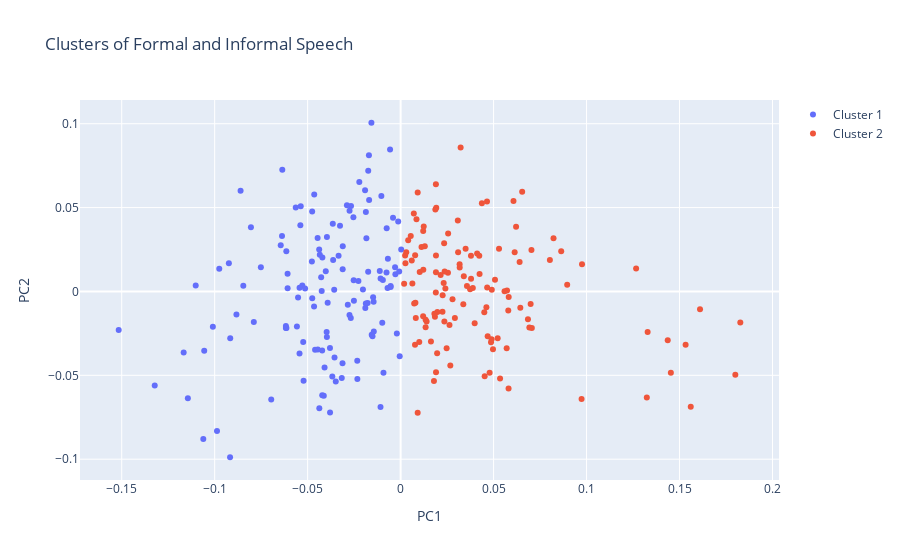

Here is the notebook cell this chart was saved with:
### Code cell
from sklearn.cluster import KMeans
from sklearn.preprocessing import StandardScaler
from sklearn.decomposition import PCA
from sklearn.metrics import silhouette_score


# concatenate the data
df_all = pd.concat([formal, informal])

def pivot_au(df):
    pivoted = df.pivot_table(index='frame', columns='face_au', values='value')
    return pivoted

pivoted = pivot_au(df_all)

# Apply PCA to reduce the dimensionality
pca = PCA(n_components=2)
pivoted_pca = pca.fit_transform(pivoted)

# Apply k-means clustering
kmeans = KMeans(n_clusters=2, random_state=42)
kmeans.fit(pivoted_pca)
clusters = kmeans.predict(pivoted_pca)

# evaluate the clustering
silhouette = silhouette_score(pivoted_pca, clusters)
print(f'Silhouette score: {silhouette}')

# Plot the clusters and the labels of informal and formal speech
# with plotly go
fig = go.Figure()

fig.add_trace(go.Scatter(x=pivoted_pca[clusters==0, 0], y=pivoted_pca[clusters==0, 1], mode='markers', name='Cluster 1'))
fig.add_trace(go.Scatter(x=pivoted_pca[clusters==1, 0], y=pivoted_pca[clusters==1, 1], mode='markers', name='Cluster 2'))
fig.add_trace(go.Scatter(x=pivoted_pca[clusters==2, 0], y=pivoted_pca[clusters==2, 1], mode='markers', name='Cluster 3'))
fig.add_trace(go.Scatter(x=pivoted_pca[clusters==3, 0], y=pivoted_pca[clusters==3, 1], mode='markers', name='Cluster 4'))

fig.update_layout(title='Clusters of Formal and Informal Speech',
                    xaxis_title='PC1',
                    yaxis_title='PC2')

fig.show()

### Figure 1 — Plotly figure (JSON) as saved in the notebook; plotly's stock layout.template omitted (floating-point values rounded to 4 significant figures; data arrays with more than 128 entries replaced by an {"elided": "..."} marker saying what was removed)
{"data": [{"mode": "markers", "name": "Cluster 1", "type": "scatter", "x": {"elided": "129 float values"}, "y": {"elided": "129 float values"}}, {"mode": "markers", "name": "Cluster 2", "type": "scatter", "x": [0.04655, 0.04904, 0.019, 0.03784, 0.02152, 0.03788, 0.03568, 0.05219, 0.01894, 0.01028, 0.01397, 0.005998, 0.01214, 0.04247, 0.08028, 0.0579, 0.02475, 0.0234, 0.008163, 0.05076, 0.03738, 0.03172, 0.07036, 0.08224, 0.007814, 0.09757, 0.04231, 0.03178, 0.07057, 0.01868, 0.03227, 0.04371, 0.03076, 0.064, 0.01902, 0.01125, 0.002591, 0.03092, 0.0122, 0.01301, 0.03495, 0.007309, 0.002434, 0.02554, 0.04114, 0.0621, 0.05293, 0.04646, 0.01898, 0.007108, 0.009181, 0.004072, 0.02547, 0.001888, 0.03399, 0.00633, 0.06924, 0.04863, 0.01846, 0.007968, 0.01212, 0.02919, 0.02791, 0.04683, 0.02316, 0.01977, 0.009178, 0.01632, 0.06438, 0.08959, 0.05813, 0.04614, 0.03883, 0.04786, 0.0535, 0.01905, 0.05806, 0.06849, 0.007743, 0.01793, 0.08637, 0.06134, 0.1266, 0.06538, 0.0607, 0.008525, 0.01243, 0.02674, 0.02628, 0.04968, 0.03983, 0.02367, 0.03371, 0.02261, 0.00545, 0.02406, 0.05704, 0.0452, 0.045, 0.01965, 0.01816, 0.01345, 0.05722, 0.02354, 0.01344, 0.04893, 0.01002, 0.003029, 0.0559, 0.01917, 0.02251, 0.06993, 0.1329, 0.1437, 0.1827, 0.161, 0.09733, 0.18, 0.1533, 0.1324, 0.156, 0.1453], "y": [0.002338, 0.0009456, 0.01146, 0.02122, 0.009786, 0.007642, 0.003292, -0.02792, -0.0005842, 0.01157, -0.01791, 0.0185, 0.03603, 0.01042, 0.01871, -0.0113, -0.03393, 0.02867, -0.01583, 0.007004, 0.001326, 0.01615, 0.02466, 0.0317, 0.02156, 0.01618, 0.02124, 0.01422, -0.0218, 0.04884, 0.08583, 0.05252, 0.0423, 0.01756, 0.02145, 0.02657, 0.01679, 0.02335, 0.01293, 0.02701, 0.02539, -0.007173, 0.02147, 0.03462, 0.02266, 0.03852, 0.02543, 0.05366, 0.06395, 0.04654, 0.05906, 0.0305, 0.01111, 0.004623, 0.00908, 0.004688, -0.02154, -0.0303, -0.01507, -0.006677, -0.01484, -0.01578, -0.004632, -0.02676, 0.005089, -0.01232, -0.0723, -0.02984, -0.009732, 0.003931, -0.003351, -0.009412, 0.002012, -0.04847, -0.05194, -0.04817, -0.05787, -0.01659, -0.03181, -0.05335, 0.02391, 0.02341, 0.01369, 0.0595, 0.05389, 0.04303, 0.03872, -0.0442, -0.02005, -0.03447, -0.0189, 0.01188, -0.007613, -0.002209, 0.03312, 0.001787, -0.03379, -0.05058, -0.01237, -0.03683, -0.01334, -0.01683, 0.0005422, -0.01791, -0.02131, -0.02844, -0.03017, 0.02337, 5.857e-05, 0.04998, -0.01215, -0.007549, -0.02417, -0.02906, -0.01847, -0.01059, -0.06407, -0.04973, -0.03185, -0.06315, -0.06877, -0.0485]}, {"mode": "markers", "name": "Cluster 3", "type": "scatter", "x": [], "y": []}, {"mode": "markers", "name": "Cluster 4", "type": "scatter", "x": [], "y": []}], "layout": {"title": {"text": "Clusters of Formal and Informal Speech"}, "xaxis": {"title": {"text": "PC1"}}, "yaxis": {"title": {"text": "PC2"}}}}
